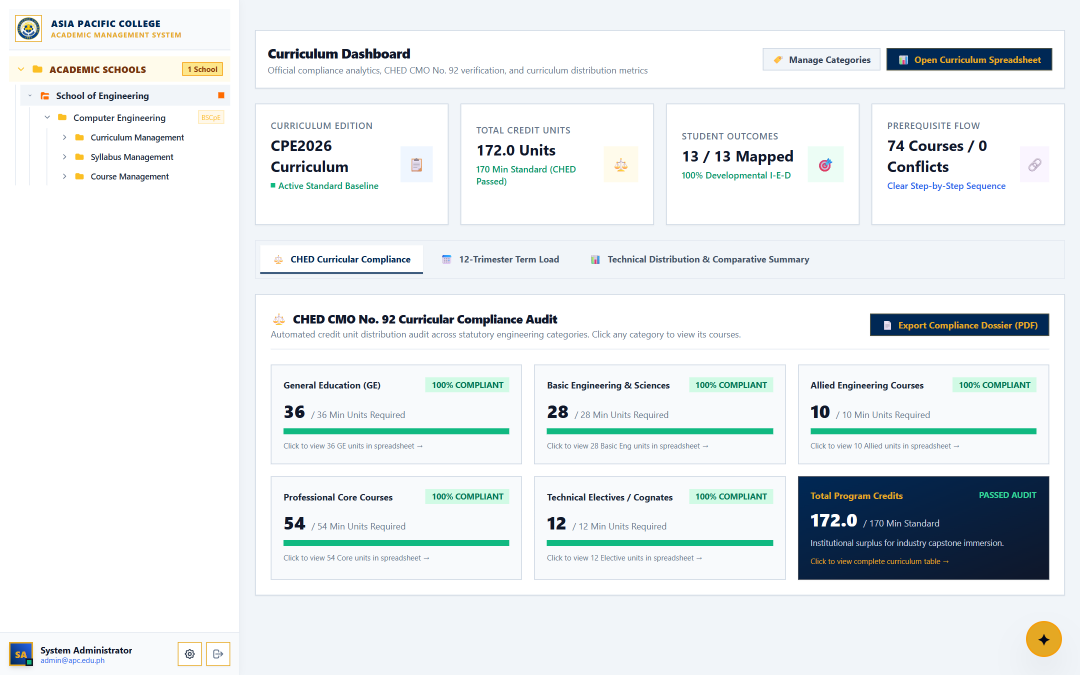
#> input picture scratch/docx_media/word/media/image122.png, 2160 x 1350 px, found by its file name (shown at 1/2 size)
$ python test_unbranded_wf.py
#> lines starting #> are read from the running program, lines starting #| are printed output that depends on the picture; after the words box and inside, x2 and y2 are one past the last pixel; in counts of white or black regions, pixels touching at a corner belong together
import os
from PIL import Image, ImageOps, ImageFilter, ImageDraw, ImageFont
import numpy as np

def generate_unbranded_wireframe(src_screen_path, browser_url="system://curriculum-management"):
#> called with browser_url = 'system://curriculum-management'
    target_w, target_h = 3270, 2070
    chrome_h = 100
    content_h = target_h - chrome_h

    # 1. Load source screenshot
    src = Image.open(src_screen_path).convert('RGB')
#> src is the input picture: PIL image 2160x1350 RGB; mean R, G, B 231.3, 236, 237.8
    src_resized = src.resize((target_w, content_h), Image.Resampling.LANCZOS)

    # 2. Convert to grayscale array
    arr = np.array(src_resized.convert('L'), dtype=np.float32)

    # Clean edge detection
    pil_gray = Image.fromarray(arr.astype(np.uint8))
    edges = np.array(pil_gray.filter(ImageFilter.FIND_EDGES), dtype=np.float32)

    # Base white canvas
    wf = np.ones_like(arr) * 255.0

    # Cards & section background (light gray #F8FAFC)
    card_mask = (arr >= 225) & (arr <= 248)
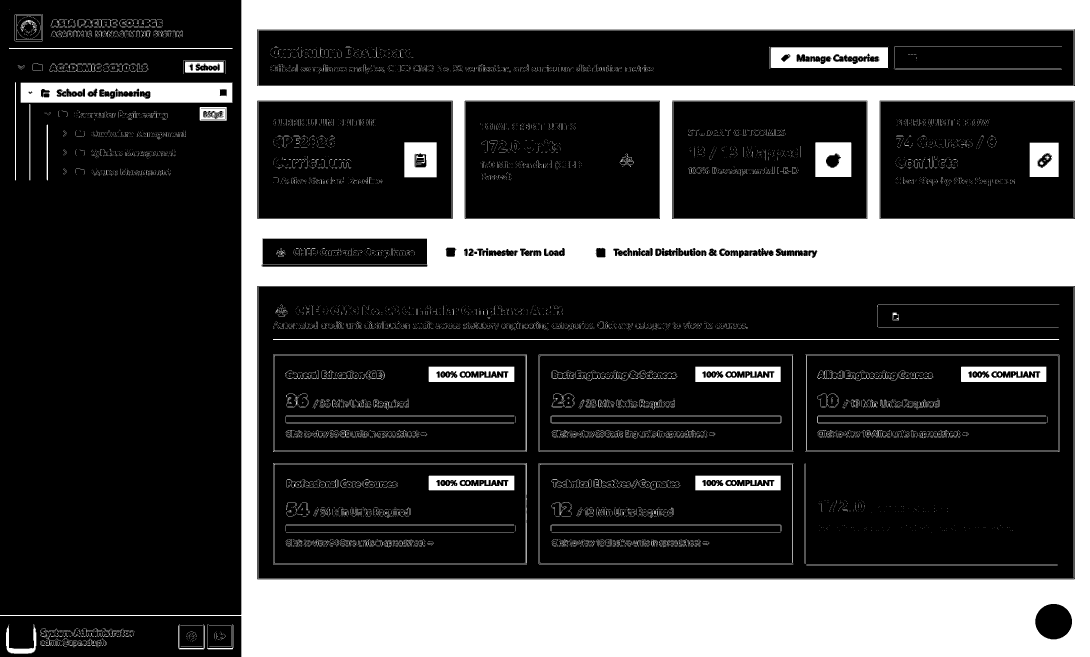
#> card_mask: shape (1970, 3270) bool (shown at 1/3 size); 28.1% white; 11917 white regions (11358 under 20 px), largest, box (x1, y1, x2, y2) and area: (0, 0, 3270, 1970) 1546237, (62, 247, 697, 309) 33094, (2312, 142, 2664, 204) 17909
    wf[card_mask] = 250.0

    # Edges become crisp black lines
    edge_mask = edges > 25
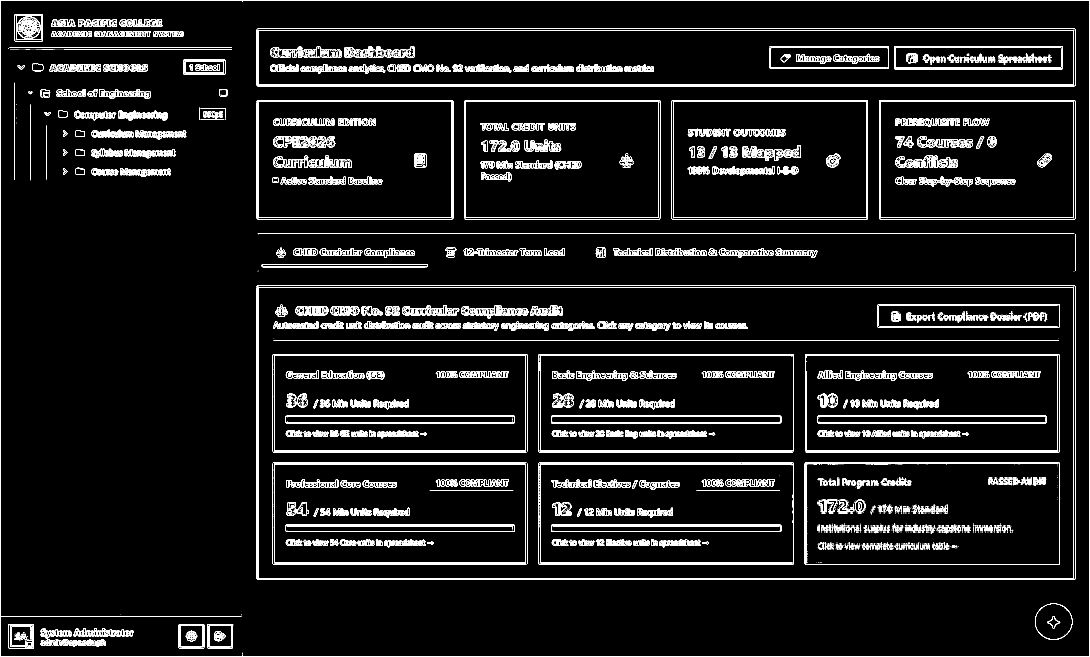
#> edge_mask: shape (1970, 3270) bool (shown at 1/3 size); 5.4% white in thin lines or dots
    wf[edge_mask] = np.clip(255.0 - (edges[edge_mask] * 2.3), 0, 0)

    # Dark text and dark buttons become solid black
    text_mask = arr < 135
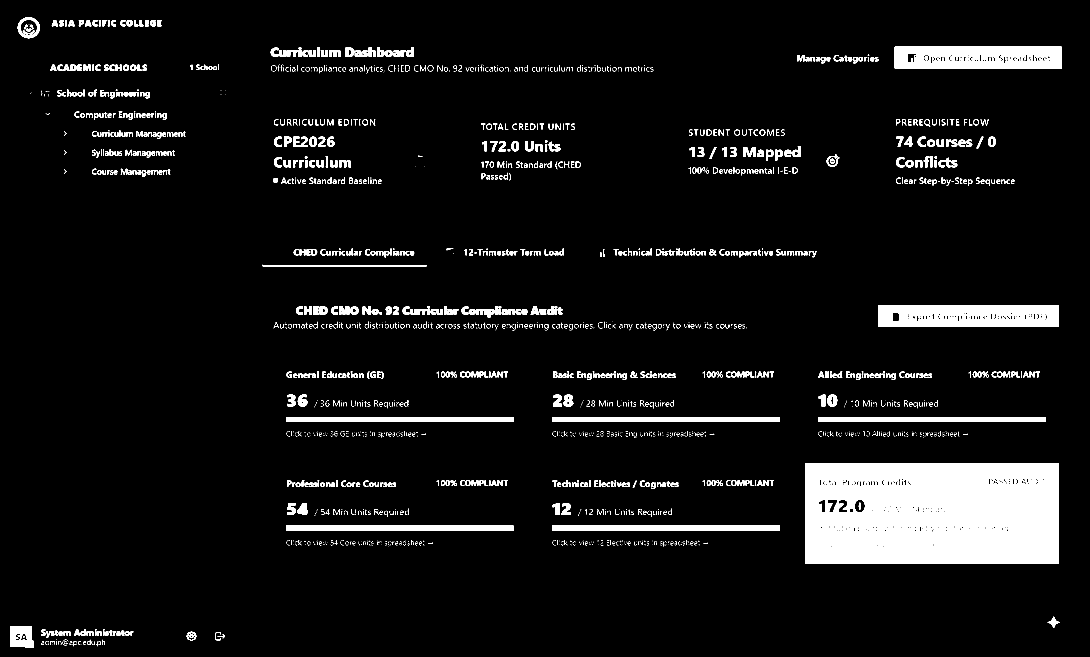
#> text_mask: shape (1970, 3270) bool (shown at 1/3 size); 7% white; 2313 white regions (1334 under 20 px), largest, box (x1, y1, x2, y2) and area: (2416, 1390, 3177, 1692) 217328, (2634, 915, 3177, 980) 31470, (2684, 140, 3186, 206) 29156
    wf[text_mask] = np.clip(arr[text_mask] * 0.5, 0, 0)

    # Mid-tones
    mid_mask = (arr >= 135) & (arr < 210)
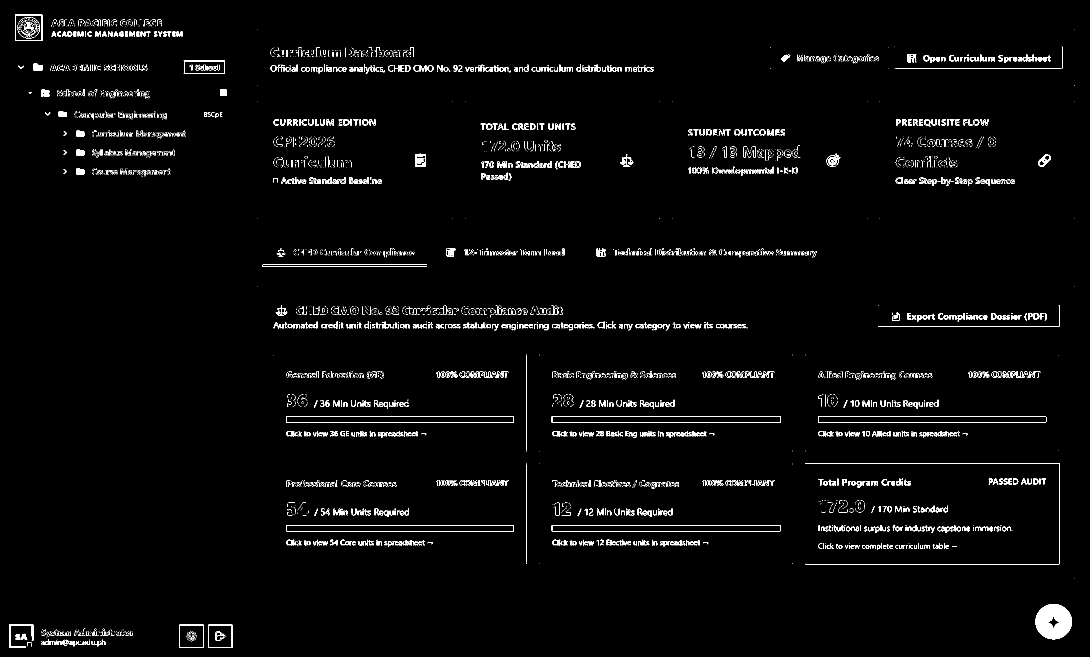
#> mid_mask: shape (1970, 3270) bool (shown at 1/3 size); 1.8% white in thin lines or dots
    wf[mid_mask] = np.clip(arr[mid_mask] * 0.6 + 40, 50, 120)

    wf_img = Image.fromarray(np.clip(wf, 0, 255).astype(np.uint8)).convert('RGB')
    draw_wf = ImageDraw.Draw(wf_img)

    # 3. MASK ALL BRANDING
    # Sidebar width is approximately ~540px at 3270 width
    sidebar_w = int(target_w * (300 / 1600)) # ~613px

    # Top-Left Logo & Title in Sidebar (replace APC branding with clean unbranded box)
    draw_wf.rectangle([0, 0, sidebar_w, 140], fill=(255, 255, 255), outline=(0, 0, 0), width=2)
    # Logo box
    draw_wf.rectangle([25, 25, 140, 115], fill=(245, 247, 250), outline=(0, 0, 0), width=2)
    try:
        font_logo = ImageFont.truetype("arialbd.ttf", 20)
        font_title = ImageFont.truetype("arialbd.ttf", 22)
        font_sub = ImageFont.truetype("arial.ttf", 16)
        font_chrome = ImageFont.truetype("arial.ttf", 26)
    except:
        font_logo = font_title = font_sub = font_chrome = ImageFont.load_default()

    draw_wf.text((50, 58), "LOGO", fill=(0, 0, 0), font=font_logo)
    draw_wf.text((160, 40), "ACADEMIC SYSTEM", fill=(0, 0, 0), font=font_title)
    draw_wf.text((160, 75), "Curriculum Management", fill=(100, 100, 100), font=font_sub)

    # Bottom-Left User Profile in Sidebar (remove admin@apc.edu.ph branding)
    user_y1 = content_h - 120
    draw_wf.rectangle([0, user_y1, sidebar_w, content_h], fill=(255, 255, 255), outline=(0, 0, 0), width=2)
    draw_wf.rectangle([25, user_y1 + 20, 95, user_y1 + 95], fill=(30, 41, 59), outline=(0, 0, 0), width=2)
    draw_wf.text((45, user_y1 + 45), "SA", fill=(255, 255, 255), font=font_logo)
    draw_wf.text((115, user_y1 + 35), "System Administrator", fill=(0, 0, 0), font=font_title)
    draw_wf.text((115, user_y1 + 68), "role: administrator", fill=(100, 100, 100), font=font_sub)

    # 4. FINAL CANVAS WITH BROWSER CHROME
    final_canvas = Image.new('RGB', (target_w, target_h), (255, 255, 255))
#> final_canvas: PIL image 3270x2070 RGB; every value is 255
    draw_final = ImageDraw.Draw(final_canvas)

    # Draw Chrome Header
    draw_final.rectangle([0, 0, target_w, chrome_h], fill=(245, 247, 250), outline=(0, 0, 0), width=3)

    # 3 Window Circles
    circle_y = chrome_h // 2
    r = 14
    for idx, cx in enumerate([50, 95, 140]):
        draw_final.ellipse([cx - r, circle_y - r, cx + r, circle_y + r], fill=(255, 255, 255), outline=(0, 0, 0), width=3)

    # Address Bar
    bar_x1, bar_y1 = 200, 20
    bar_x2, bar_y2 = 1800, chrome_h - 20
    draw_final.rounded_rectangle([bar_x1, bar_y1, bar_x2, bar_y2], radius=6, fill=(255, 255, 255), outline=(0, 0, 0), width=3)
    draw_final.text((bar_x1 + 30, circle_y - 14), browser_url, fill=(0, 0, 0), font=font_chrome)

    # Paste wireframe content
    final_canvas.paste(wf_img, (0, chrome_h))
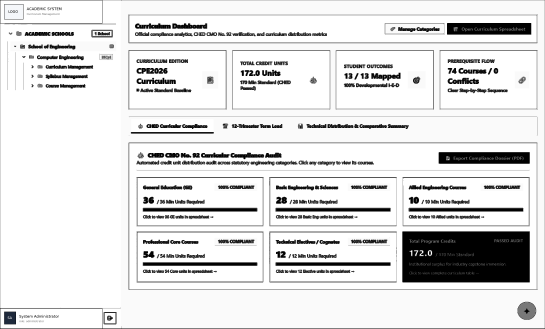
#> wf_img: PIL image 3270x1970 RGB (shown at 1/6 size); mean R, G, B 222.8, 222.8, 222.9
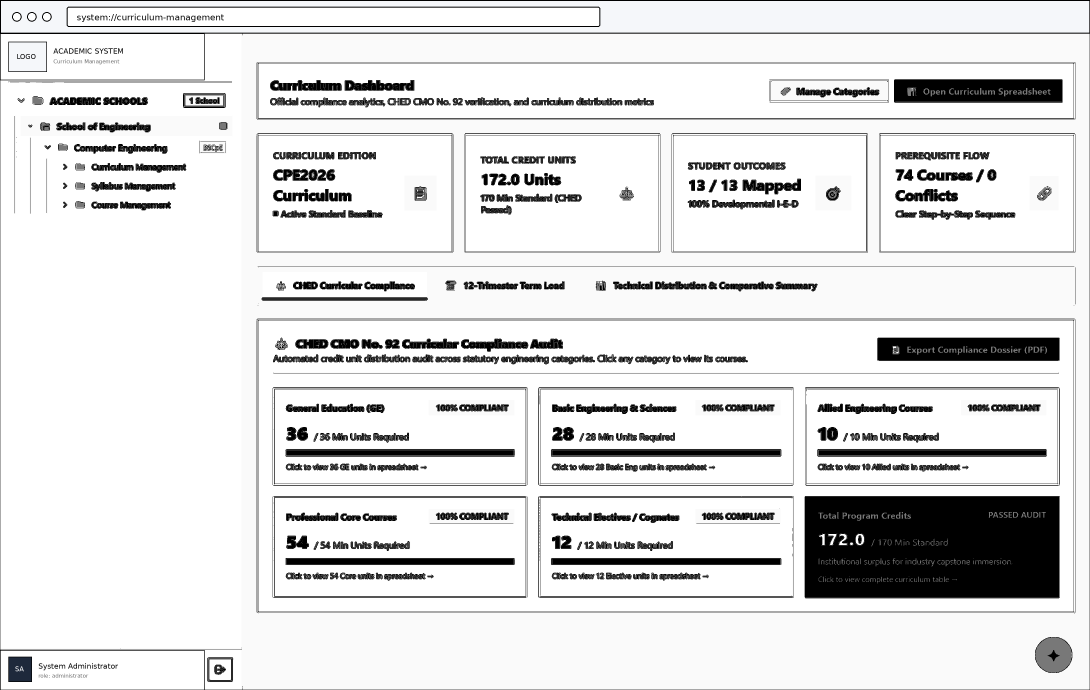
#> final_canvas: PIL image 3270x2070 RGB (shown at 1/3 size); mean R, G, B 223, 223, 223.1

    # Outer frame border
    draw_final.rectangle([0, 0, target_w - 1, target_h - 1], outline=(0, 0, 0), width=4)

    return final_canvas

# Test on Dashboard
res = generate_unbranded_wireframe('scratch/docx_media/word/media/image122.png')
res.save('scratch/test_unbranded_wf.png')
print("Unbranded wireframe test saved.")
